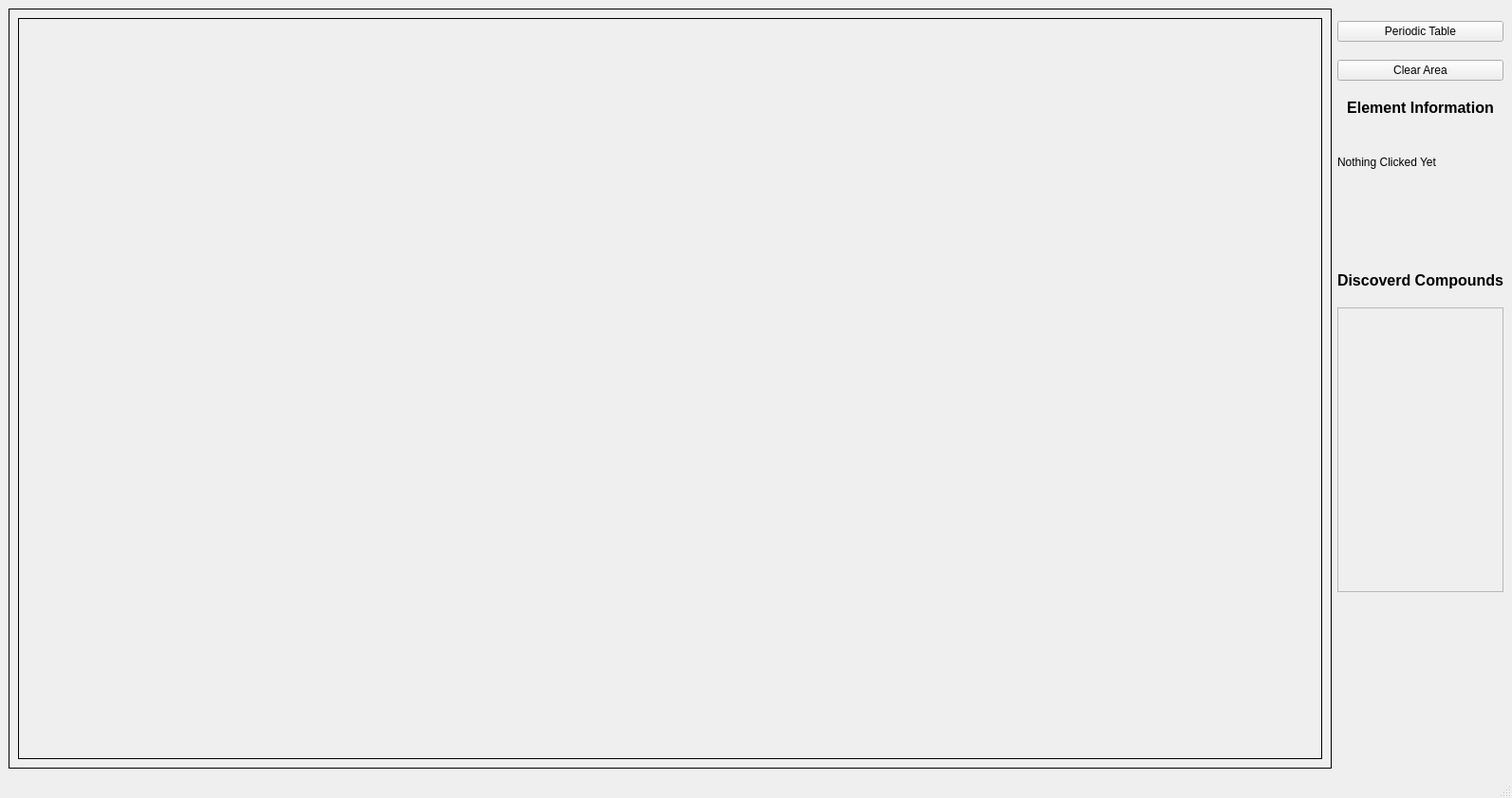
<?xml version="1.0" encoding="UTF-8"?>
<ui version="4.0">
 <class>Chemistry</class>
 <widget class="QMainWindow" name="Chemistry">
  <property name="geometry">
   <rect>
    <x>0</x>
    <y>0</y>
    <width>1593</width>
    <height>841</height>
   </rect>
  </property>
  <property name="windowTitle">
   <string>Chemistry :)</string>
  </property>
  <property name="windowIcon">
   <iconset resource="compounds.qrc">
    <normaloff>:/ChemIcon.ico</normaloff>:/ChemIcon.ico</iconset>
  </property>
  <widget class="QWidget" name="centralwidget">
   <property name="enabled">
    <bool>true</bool>
   </property>
   <layout class="QGridLayout" name="gridLayout_2" rowstretch="0,0,0,0,0,0" columnstretch="0,0">
    <item row="4" column="0">
     <widget class="QFrame" name="horizontalFrame">
      <property name="styleSheet">
       <string notr="true">border: 1px solid black</string>
      </property>
      <property name="frameShape">
       <enum>QFrame::Box</enum>
      </property>
      <property name="lineWidth">
       <number>0</number>
      </property>
      <layout class="QHBoxLayout" name="horizontalLayout_2">
       <item>
        <widget class="BounceWindow" name="playSpace" native="true">
         <property name="sizePolicy">
          <sizepolicy hsizetype="Expanding" vsizetype="Expanding">
           <horstretch>0</horstretch>
           <verstretch>0</verstretch>
          </sizepolicy>
         </property>
         <property name="minimumSize">
          <size>
           <width>0</width>
           <height>0</height>
          </size>
         </property>
         <property name="styleSheet">
          <string notr="true"/>
         </property>
        </widget>
       </item>
      </layout>
     </widget>
    </item>
    <item row="4" column="1">
     <layout class="QVBoxLayout" name="sideBarLayout">
      <property name="sizeConstraint">
       <enum>QLayout::SetFixedSize</enum>
      </property>
      <item>
       <widget class="QPushButton" name="periodicTableButton">
        <property name="text">
         <string>Periodic Table</string>
        </property>
       </widget>
      </item>
      <item>
       <widget class="QPushButton" name="clearButton">
        <property name="text">
         <string>Clear Area</string>
        </property>
       </widget>
      </item>
      <item>
       <widget class="QLabel" name="elementInfoLabel">
        <property name="sizePolicy">
         <sizepolicy hsizetype="Preferred" vsizetype="Maximum">
          <horstretch>0</horstretch>
          <verstretch>0</verstretch>
         </sizepolicy>
        </property>
        <property name="font">
         <font>
          <pointsize>12</pointsize>
          <bold>true</bold>
         </font>
        </property>
        <property name="text">
         <string>Element Information</string>
        </property>
        <property name="alignment">
         <set>Qt::AlignCenter</set>
        </property>
       </widget>
      </item>
      <item>
       <widget class="QLabel" name="elementalInformation">
        <property name="sizePolicy">
         <sizepolicy hsizetype="Maximum" vsizetype="Fixed">
          <horstretch>0</horstretch>
          <verstretch>0</verstretch>
         </sizepolicy>
        </property>
        <property name="minimumSize">
         <size>
          <width>160</width>
          <height>125</height>
         </size>
        </property>
        <property name="maximumSize">
         <size>
          <width>16777215</width>
          <height>80</height>
         </size>
        </property>
        <property name="baseSize">
         <size>
          <width>70</width>
          <height>0</height>
         </size>
        </property>
        <property name="text">
         <string>Nothing Clicked Yet</string>
        </property>
        <property name="alignment">
         <set>Qt::AlignLeading|Qt::AlignLeft|Qt::AlignTop</set>
        </property>
       </widget>
      </item>
      <item>
       <widget class="QLabel" name="discoveredcompounds">
        <property name="sizePolicy">
         <sizepolicy hsizetype="Preferred" vsizetype="Maximum">
          <horstretch>0</horstretch>
          <verstretch>0</verstretch>
         </sizepolicy>
        </property>
        <property name="font">
         <font>
          <pointsize>12</pointsize>
          <bold>true</bold>
         </font>
        </property>
        <property name="text">
         <string>Discoverd Compounds</string>
        </property>
        <property name="alignment">
         <set>Qt::AlignCenter</set>
        </property>
       </widget>
      </item>
      <item>
       <widget class="QScrollArea" name="discoveredCompounds">
        <property name="sizePolicy">
         <sizepolicy hsizetype="Preferred" vsizetype="Fixed">
          <horstretch>0</horstretch>
          <verstretch>0</verstretch>
         </sizepolicy>
        </property>
        <property name="minimumSize">
         <size>
          <width>0</width>
          <height>300</height>
         </size>
        </property>
        <property name="widgetResizable">
         <bool>true</bool>
        </property>
        <widget class="QWidget" name="scrollAreaWidgets">
         <property name="geometry">
          <rect>
           <x>0</x>
           <y>0</y>
           <width>158</width>
           <height>298</height>
          </rect>
         </property>
         <layout class="QVBoxLayout" name="discoveredCompoundsLayout"/>
        </widget>
       </widget>
      </item>
      <item>
       <widget class="QLabel" name="userErrorMessage">
        <property name="sizePolicy">
         <sizepolicy hsizetype="Preferred" vsizetype="Minimum">
          <horstretch>0</horstretch>
          <verstretch>0</verstretch>
         </sizepolicy>
        </property>
        <property name="minimumSize">
         <size>
          <width>150</width>
          <height>100</height>
         </size>
        </property>
        <property name="maximumSize">
         <size>
          <width>16777215</width>
          <height>150</height>
         </size>
        </property>
        <property name="font">
         <font>
          <pointsize>11</pointsize>
         </font>
        </property>
        <property name="styleSheet">
         <string notr="true">color: rgb(0, 170, 0);</string>
        </property>
        <property name="text">
         <string/>
        </property>
        <property name="alignment">
         <set>Qt::AlignLeading|Qt::AlignLeft|Qt::AlignTop</set>
        </property>
        <property name="wordWrap">
         <bool>true</bool>
        </property>
       </widget>
      </item>
     </layout>
    </item>
   </layout>
  </widget>
  <widget class="QMenuBar" name="menubar">
   <property name="geometry">
    <rect>
     <x>0</x>
     <y>0</y>
     <width>1593</width>
     <height>17</height>
    </rect>
   </property>
  </widget>
  <widget class="QStatusBar" name="statusbar"/>
 </widget>
 <customwidgets>
  <customwidget>
   <class>BounceWindow</class>
   <extends>QWidget</extends>
   <header>bouncewindow.h</header>
   <container>1</container>
  </customwidget>
 </customwidgets>
 <resources>
  <include location="compounds.qrc"/>
 </resources>
 <connections/>
</ui>
